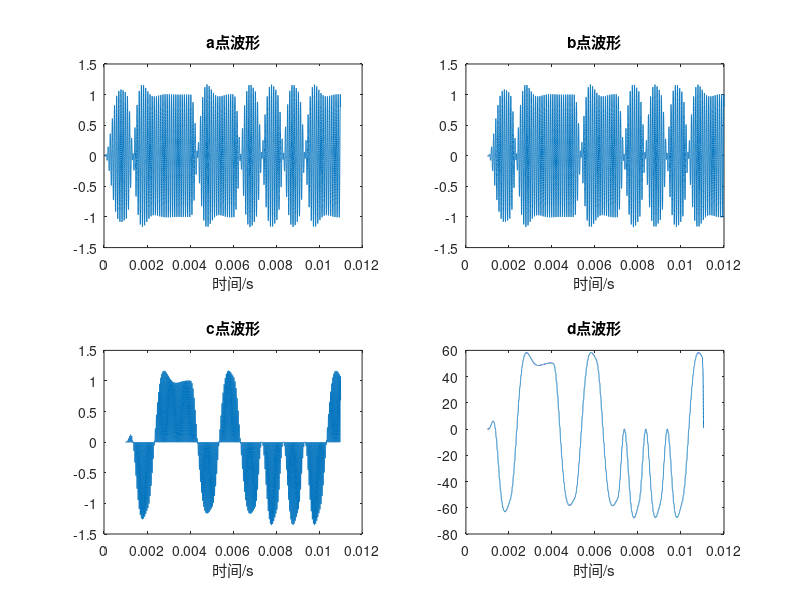

Source code (MATLAB):
% 解答实验二（5）
close all; clear
sb = randsrc(1, 100, [0, 1]); % 绝对码
fb = 1e3; % 码元速率
fc = 10 * fb; % 载波频率
phi = pi / 4; % 载波初相
fs = 100 * 2 * fc; % 采样率
t = 0:1 / fs:101 / fb - 1 / fs;
lt = length(t); % 相对码的时间向量
xm = zeros(1, lt);
sbr = zeros(1, 101); % 相对码
sbr(2) = xor(sb(1), 0);
for i = 3:101 % 用传号差分规则构造相对码
    sbr(i) = xor(sb(i-1), sbr(i-1));
end
for i = 1:101 % 用相对码进行绝对调相，产生DPSK信号
    if sbr(i) == 1
        xm((i - 1)*fs/fb+1:i*fs/fb) = -cos(2*pi*fc*((i - 1) / fb:1 / fs:i / fb - 1 / fs)+phi);
    else
        xm((i - 1)*fs/fb+1:i*fs/fb) = cos(2*pi*fc*((i - 1) / fb:1 / fs:i / fb - 1 / fs)+phi);
    end
end
Wp = [fc - fb, fc + fb] / (fs / 2);
Ws = [fc - 4 * fb, fc + 4 * fb] / (fs / 2);
Rp = 3;
Rs = 30;
[n, Wn] = buttord(Wp, Ws, Rp, Rs);
[b, a] = butter(n, Wn); % 构造带通滤波器
xa = filter(b, a, xm); % 对DPSK信号带通滤波
la = length((1:11 * fs / fb)); % 前11个码元的向量长度
figure
subplot(221)
plot(t(1:11/fb*fs), xa(1:la));
xlabel('时间/s');
title('a点波形')
subplot(222)
plot(t(1+1/fb*fs:12/fb*fs), xa(1:la));
xlabel('时间/s');
title('b点波形')
xc = xa(1+1/fb*fs:11/fb*fs) .* xa(1:10/fb*fs); % 延时后波形和原波形相乘
subplot(223)
plot(t(1+1/fb*fs:11/fb*fs), xc);
xlabel('时间/s');
title('c点波形')
h = ones(1, 100);
xd = conv(xc, h);
ld = length(xd); % 低通滤波
subplot(224)
plot(t(1+1/fb*fs:1/fb*fs+ld), xd);
xlabel('时间/s');
title('d点波形')
